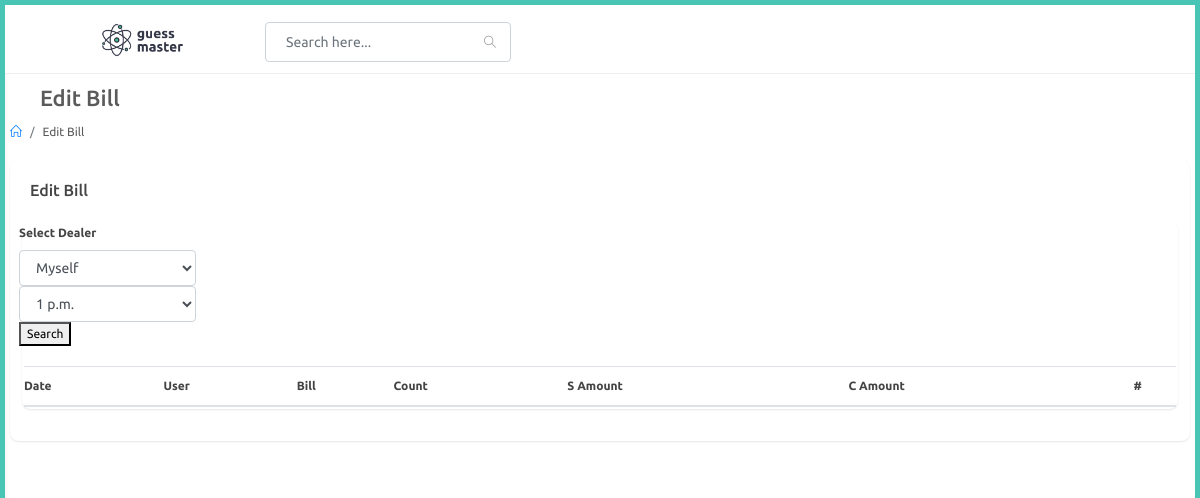
/agent/edit-bill (signed in), run on an earlier commit of the app's database.
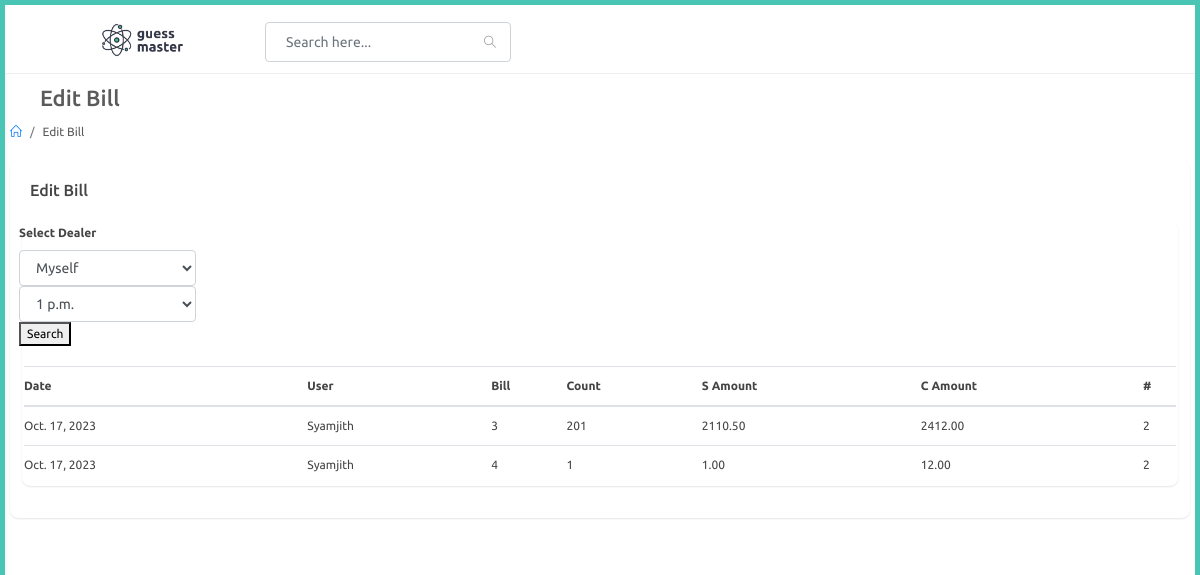
And on a later commit of the database.
### agent/models.py (models this page shows, shortened)
class AgentBill(models.Model):
    agent = models.ForeignKey(Agent, on_delete=models.CASCADE)
    time_id = models.ForeignKey(PlayTime,on_delete=models.CASCADE,null=True)
    date = models.DateField()
    total_c_amount = models.DecimalField(max_digits=10, decimal_places=2)
    total_d_amount = models.DecimalField(max_digits=10, decimal_places=2)
    total_count = models.DecimalField(max_digits=10, decimal_places=0)

### website/models.py (models this page shows)
class Agent(models.Model):
    user = models.OneToOneField(User,on_delete=models.CASCADE,related_name="agent")
    agent_name = models.CharField(max_length=100)
    phone_number = models.CharField(max_length=100)
    def __str__(self):
        return str(self.agent_name)

### agent/views.py (the view)
# urls.py: path('edit-bill',views.edit_bill,name="edit_bill"),
def edit_bill(request):
    agent_obj = Agent.objects.get(user=request.user)
    ist = pytz_timezone('Asia/Kolkata')
    current_date = timezone.now().astimezone(ist).date()
    try:
        bills = AgentBill.objects.filter(agent=agent_obj,date=current_date).all()
        dealers = Dealer.objects.filter(agent=agent_obj).all()
        times = PlayTime.objects.filter().all()
    except:
        pass
    if request.method == 'POST':
        search_dealer = request.POST.get('dealer-select')
        search_time = request.POST.get('time-select')
        print(search_dealer,search_time)
        bill_search = DealerBill.objects.filter(dealer=search_dealer,time_id=search_time,date=current_date).all()
        context = {
            'dealers': dealers,
            'times' : times,
            'bills': bill_search
        }
        return render(request,'agent/edit_bill.html',context)
    else:
        bills = AgentBill.objects.filter(agent=agent_obj,date=current_date).all()
        context = {
            'dealers': dealers,
            'times' : times,
            'bills':bills
        }
        return render(request,'agent/edit_bill.html',context)

### templates/agent/edit_bill.html (shortened to what the changed rows need)
{% extends 'agent/partials/base.html' %}
{% load static %}
{% block content %}
<div id="main-content">
    <div class="container-fluid">
        <div class="block-header">
            <div class="row">
                <div class="col-lg-5 col-md-8 col-sm-12">
                    <h2><a href="javascript:void(0);" class="btn btn-xs btn-link btn-toggle-fullwidth"><i class="fa fa-arrow-left"></i></a>  Edit Bill </h2>
                </div>
            </div>
        </div>
        <div class="row clearfix">
            <div class="col-lg-12 col-md-12 col-sm-12">
                <div class="card">
                    <div class="header">
                        <h2>Edit Bill</h2>
                    </div>
                    <div class="body">
                        <div class="col-lg-12">
                            <div class="card">
                                <div class="body">
                                    <div class="table-responsive">
                                        <table class="table m-b-0">
                                            <thead>
                                                <tr>
                                                     <th>Date</th>
                                                     <th>User</th>
                                                     <th>Bill</th>
                                                     <th>Count </th>
                                                     <th>S Amount </th>
                                                     <th>C Amount </th>
                                                     <th>#</th>
                                                </tr>
                                            </thead>
                                            <tbody id="bill-table">
                                                {% for bill in bills %}
                                                <tr data-dealer="{{ bill.agent.user }}">
                                                    <td>{{bill.date}}</td>
                                                    <td>{{bill.agent}}</td>
                                                    <td>{{bill.id}}</td>
                                                    <td>{{bill.total_count}}</td>
                                                    <td>{{bill.total_d_amount}}</td>
                                                    <td>{{bill.total_c_amount}}</td>
                                                    <td>2</td>
                                                </tr>
                                                {% endfor %}
                                            </tbody>
                                        </table>
                                    </div>
                                </div>
                            </div>
                        </div>
                    </div>
                    </div>
                </div>
            </div>
        </div>
    </div>
</div>
{% endblock %}

What changed in the data, as far as the page shows it:
added AgentBill: date "Oct. 17, 2023", agent "Syamjith", id "3", total_count "201", total_d_amount "2110.50", total_c_amount "2412.00"
added AgentBill: date "Oct. 17, 2023", agent "Syamjith", id "4", total_count "1", total_d_amount "1.00", total_c_amount "12.00"
